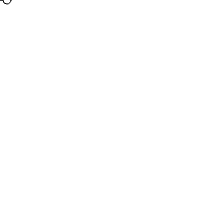
Frame 1 (no input)
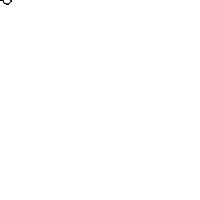
Frame 60 (no input)
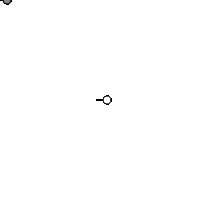
Frame 120 (the mouse pressed at the canvas centre since frame 60)

The p5.js sketch that drew these frames (run headless with seeded random() and noise() and a simulated clock; from frame 60 on, the mouse is pressed at the canvas centre):

// p5.js sketch
// ── sketch.js
let ps

let total =10

function setup() {

    createCanvas(200,200)
    ps = new Particlesystem(width/2,height/2)
    
    smooth ()
}

function draw() {
    background(255)
    ps.addParticle(mouseX,mouseY)
    ps.run()
    
}


// ── Particle.js
class Particle {

    constructor(l) {
        this.loc = l
        this.acc = createVector(0,0)
        this.vel = createVector(0,0)
        this.lifespan = 255
        this.rotate = false
        this.angle = 0
        this.angVel = 0.1
    }

    update() {
        this.vel.add(this.acc)
        this.loc.add(this.vel)
        this.lifespan -=2
        //this.acc =0
    }

    display() {
        if(this.rotate){
            push ()
            translate(this.loc.x,this.loc.y)
            this.angle += this.angVel
            rotate (this.angle)
            stroke(0)
            fill(this.lifespan)
            ellipse(this.loc.x, this.loc.y,12,0)
            ellipse(this.loc.x,this.loc.y,8,8)
            pop ()
        } else {
            stroke (0)
            fill (this.lifespan)
            ellipse (this.loc.x,this.loc.y,8,0)
            ellipse (this.loc.x+7,this.loc.y,8,8)
        }
    }

    isDead () {
        if(this.lifespan <0.0){
            return true
        } else {
            return false
        }
    }

    run() {
        this.update()
        this.display()
    }

    applyForce(f){
        this.acc.add(f)
    }

    
}
// ── particlesystem.js
class Particlesystem {
    constructor(x,y) {
        this.particles = []
        this.origin = createVector(x,y)

    }

    addParticle(x,y) {
        this.particles.push(new Particle(createVector(x,y)))
    }

    
    run() {

        for(let particle of this.particles){
            particle.run()
        }

        this.particles = this.particles.filter(particle => !particle.isDead())
    }

}
